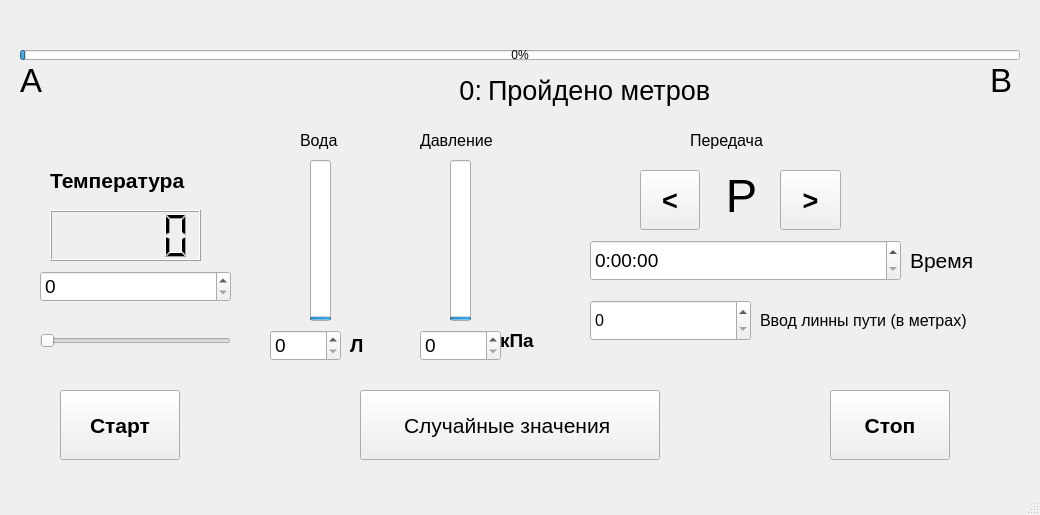
<?xml version="1.0" encoding="UTF-8"?>
<ui version="4.0">
 <class>secondwindow</class>
 <widget class="QMainWindow" name="secondwindow">
  <property name="geometry">
   <rect>
    <x>0</x>
    <y>0</y>
    <width>1040</width>
    <height>515</height>
   </rect>
  </property>
  <property name="minimumSize">
   <size>
    <width>1040</width>
    <height>515</height>
   </size>
  </property>
  <property name="maximumSize">
   <size>
    <width>1040</width>
    <height>515</height>
   </size>
  </property>
  <property name="windowTitle">
   <string>MainWindow</string>
  </property>
  <property name="toolButtonStyle">
   <enum>Qt::ToolButtonTextOnly</enum>
  </property>
  <widget class="QWidget" name="centralwidget">
   <widget class="QLCDNumber" name="tempview">
    <property name="geometry">
     <rect>
      <x>50</x>
      <y>210</y>
      <width>151</width>
      <height>51</height>
     </rect>
    </property>
    <property name="minimumSize">
     <size>
      <width>20</width>
      <height>20</height>
     </size>
    </property>
    <property name="baseSize">
     <size>
      <width>5</width>
      <height>5</height>
     </size>
    </property>
    <property name="font">
     <font>
      <pointsize>40</pointsize>
      <weight>75</weight>
      <bold>true</bold>
      <stylestrategy>NoAntialias</stylestrategy>
     </font>
    </property>
   </widget>
   <widget class="QSlider" name="horizontalSlider">
    <property name="geometry">
     <rect>
      <x>40</x>
      <y>320</y>
      <width>191</width>
      <height>41</height>
     </rect>
    </property>
    <property name="maximum">
     <number>1600</number>
    </property>
    <property name="orientation">
     <enum>Qt::Horizontal</enum>
    </property>
   </widget>
   <widget class="QLabel" name="label">
    <property name="geometry">
     <rect>
      <x>50</x>
      <y>150</y>
      <width>181</width>
      <height>61</height>
     </rect>
    </property>
    <property name="font">
     <font>
      <pointsize>16</pointsize>
      <weight>75</weight>
      <bold>true</bold>
     </font>
    </property>
    <property name="text">
     <string>Температура</string>
    </property>
   </widget>
   <widget class="QProgressBar" name="progressBar">
    <property name="geometry">
     <rect>
      <x>310</x>
      <y>160</y>
      <width>21</width>
      <height>161</height>
     </rect>
    </property>
    <property name="sizePolicy">
     <sizepolicy hsizetype="Fixed" vsizetype="Fixed">
      <horstretch>0</horstretch>
      <verstretch>0</verstretch>
     </sizepolicy>
    </property>
    <property name="minimumSize">
     <size>
      <width>10</width>
      <height>100</height>
     </size>
    </property>
    <property name="styleSheet">
     <string notr="true">gridline-color: rgb(0, 0, 255);</string>
    </property>
    <property name="maximum">
     <number>1000</number>
    </property>
    <property name="value">
     <number>1</number>
    </property>
    <property name="orientation">
     <enum>Qt::Vertical</enum>
    </property>
   </widget>
   <widget class="QProgressBar" name="progressBar_2">
    <property name="geometry">
     <rect>
      <x>450</x>
      <y>160</y>
      <width>21</width>
      <height>161</height>
     </rect>
    </property>
    <property name="sizePolicy">
     <sizepolicy hsizetype="Fixed" vsizetype="Fixed">
      <horstretch>0</horstretch>
      <verstretch>0</verstretch>
     </sizepolicy>
    </property>
    <property name="minimumSize">
     <size>
      <width>10</width>
      <height>100</height>
     </size>
    </property>
    <property name="styleSheet">
     <string notr="true">gridline-color: rgb(0, 0, 255);</string>
    </property>
    <property name="maximum">
     <number>1000</number>
    </property>
    <property name="value">
     <number>1</number>
    </property>
    <property name="orientation">
     <enum>Qt::Vertical</enum>
    </property>
   </widget>
   <widget class="QSpinBox" name="spinBox_temp">
    <property name="geometry">
     <rect>
      <x>40</x>
      <y>271</y>
      <width>191</width>
      <height>31</height>
     </rect>
    </property>
    <property name="font">
     <font>
      <pointsize>14</pointsize>
     </font>
    </property>
    <property name="maximum">
     <number>1600</number>
    </property>
   </widget>
   <widget class="QLabel" name="marker">
    <property name="geometry">
     <rect>
      <x>0</x>
      <y>10</y>
      <width>20</width>
      <height>40</height>
     </rect>
    </property>
    <property name="text">
     <string/>
    </property>
    <property name="pixmap">
     <pixmap>../../Users/Пользователь/Desktop/маяк44.png</pixmap>
    </property>
   </widget>
   <widget class="QProgressBar" name="progressBar_3">
    <property name="geometry">
     <rect>
      <x>20</x>
      <y>50</y>
      <width>1000</width>
      <height>10</height>
     </rect>
    </property>
    <property name="maximum">
     <number>100000</number>
    </property>
    <property name="value">
     <number>500</number>
    </property>
    <property name="orientation">
     <enum>Qt::Horizontal</enum>
    </property>
   </widget>
   <widget class="QSpinBox" name="spinBox_road">
    <property name="geometry">
     <rect>
      <x>590</x>
      <y>300</y>
      <width>161</width>
      <height>41</height>
     </rect>
    </property>
    <property name="font">
     <font>
      <pointsize>12</pointsize>
     </font>
    </property>
    <property name="maximum">
     <number>100000</number>
    </property>
   </widget>
   <widget class="QSpinBox" name="spinBox_water">
    <property name="geometry">
     <rect>
      <x>270</x>
      <y>330</y>
      <width>71</width>
      <height>31</height>
     </rect>
    </property>
    <property name="font">
     <font>
      <pointsize>14</pointsize>
     </font>
    </property>
    <property name="maximum">
     <number>1000</number>
    </property>
   </widget>
   <widget class="QSpinBox" name="spinBox_pressure">
    <property name="geometry">
     <rect>
      <x>420</x>
      <y>330</y>
      <width>81</width>
      <height>31</height>
     </rect>
    </property>
    <property name="font">
     <font>
      <pointsize>14</pointsize>
     </font>
    </property>
    <property name="maximum">
     <number>1500</number>
    </property>
   </widget>
   <widget class="QLabel" name="label_2">
    <property name="geometry">
     <rect>
      <x>20</x>
      <y>60</y>
      <width>47</width>
      <height>41</height>
     </rect>
    </property>
    <property name="font">
     <font>
      <pointsize>25</pointsize>
     </font>
    </property>
    <property name="text">
     <string>A</string>
    </property>
   </widget>
   <widget class="QLabel" name="label_3">
    <property name="geometry">
     <rect>
      <x>990</x>
      <y>60</y>
      <width>47</width>
      <height>41</height>
     </rect>
    </property>
    <property name="font">
     <font>
      <pointsize>25</pointsize>
     </font>
    </property>
    <property name="text">
     <string>B</string>
    </property>
   </widget>
   <widget class="QPushButton" name="startButton">
    <property name="enabled">
     <bool>true</bool>
    </property>
    <property name="geometry">
     <rect>
      <x>60</x>
      <y>390</y>
      <width>120</width>
      <height>70</height>
     </rect>
    </property>
    <property name="font">
     <font>
      <pointsize>16</pointsize>
      <weight>75</weight>
      <bold>true</bold>
     </font>
    </property>
    <property name="text">
     <string>Старт</string>
    </property>
   </widget>
   <widget class="QPushButton" name="randomButton">
    <property name="geometry">
     <rect>
      <x>360</x>
      <y>390</y>
      <width>300</width>
      <height>70</height>
     </rect>
    </property>
    <property name="font">
     <font>
      <pointsize>16</pointsize>
      <weight>50</weight>
      <bold>false</bold>
     </font>
    </property>
    <property name="text">
     <string>Случайные значения </string>
    </property>
   </widget>
   <widget class="QPushButton" name="endButton">
    <property name="geometry">
     <rect>
      <x>830</x>
      <y>390</y>
      <width>120</width>
      <height>70</height>
     </rect>
    </property>
    <property name="font">
     <font>
      <pointsize>16</pointsize>
      <weight>75</weight>
      <bold>true</bold>
     </font>
    </property>
    <property name="text">
     <string>Стоп</string>
    </property>
   </widget>
   <widget class="QTimeEdit" name="timeEdit">
    <property name="geometry">
     <rect>
      <x>590</x>
      <y>240</y>
      <width>311</width>
      <height>41</height>
     </rect>
    </property>
    <property name="font">
     <font>
      <pointsize>14</pointsize>
     </font>
    </property>
    <property name="currentSection">
     <enum>QDateTimeEdit::HourSection</enum>
    </property>
    <property name="displayFormat">
     <string>H:mm:ss</string>
    </property>
    <property name="time">
     <time>
      <hour>0</hour>
      <minute>0</minute>
      <second>0</second>
     </time>
    </property>
   </widget>
   <widget class="QLabel" name="label_4">
    <property name="geometry">
     <rect>
      <x>760</x>
      <y>310</y>
      <width>261</width>
      <height>21</height>
     </rect>
    </property>
    <property name="font">
     <font>
      <pointsize>12</pointsize>
     </font>
    </property>
    <property name="text">
     <string>Ввод линны пути (в метрах)</string>
    </property>
   </widget>
   <widget class="QLabel" name="label_5">
    <property name="geometry">
     <rect>
      <x>420</x>
      <y>130</y>
      <width>111</width>
      <height>21</height>
     </rect>
    </property>
    <property name="font">
     <font>
      <pointsize>12</pointsize>
     </font>
    </property>
    <property name="text">
     <string>Давление</string>
    </property>
   </widget>
   <widget class="QLabel" name="label_6">
    <property name="geometry">
     <rect>
      <x>300</x>
      <y>130</y>
      <width>51</width>
      <height>20</height>
     </rect>
    </property>
    <property name="font">
     <font>
      <pointsize>12</pointsize>
     </font>
    </property>
    <property name="text">
     <string>Вода</string>
    </property>
   </widget>
   <widget class="QLabel" name="label_8">
    <property name="geometry">
     <rect>
      <x>910</x>
      <y>240</y>
      <width>91</width>
      <height>41</height>
     </rect>
    </property>
    <property name="font">
     <font>
      <pointsize>16</pointsize>
     </font>
    </property>
    <property name="text">
     <string>Время</string>
    </property>
   </widget>
   <widget class="QWidget" name="horizontalLayoutWidget">
    <property name="geometry">
     <rect>
      <x>260</x>
      <y>60</y>
      <width>451</width>
      <height>61</height>
     </rect>
    </property>
    <layout class="QHBoxLayout" name="horizontalLayout">
     <item>
      <widget class="QLabel" name="label_road">
       <property name="font">
        <font>
         <pointsize>20</pointsize>
        </font>
       </property>
       <property name="text">
        <string>0:</string>
       </property>
       <property name="alignment">
        <set>Qt::AlignRight|Qt::AlignTrailing|Qt::AlignVCenter</set>
       </property>
      </widget>
     </item>
     <item>
      <widget class="QLabel" name="label_7">
       <property name="font">
        <font>
         <pointsize>20</pointsize>
        </font>
       </property>
       <property name="text">
        <string>Пройдено метров</string>
       </property>
      </widget>
     </item>
    </layout>
   </widget>
   <widget class="QToolButton" name="toolButton_2">
    <property name="geometry">
     <rect>
      <x>640</x>
      <y>170</y>
      <width>60</width>
      <height>60</height>
     </rect>
    </property>
    <property name="font">
     <font>
      <pointsize>20</pointsize>
      <weight>75</weight>
      <bold>true</bold>
     </font>
    </property>
    <property name="text">
     <string>&lt;</string>
    </property>
   </widget>
   <widget class="QToolButton" name="toolButton_1">
    <property name="geometry">
     <rect>
      <x>780</x>
      <y>170</y>
      <width>61</width>
      <height>60</height>
     </rect>
    </property>
    <property name="font">
     <font>
      <pointsize>20</pointsize>
      <weight>75</weight>
      <bold>true</bold>
     </font>
    </property>
    <property name="text">
     <string>&gt;</string>
    </property>
   </widget>
   <widget class="QLabel" name="label_peredach">
    <property name="geometry">
     <rect>
      <x>706</x>
      <y>160</y>
      <width>71</width>
      <height>71</height>
     </rect>
    </property>
    <property name="font">
     <font>
      <pointsize>35</pointsize>
     </font>
    </property>
    <property name="text">
     <string>P</string>
    </property>
    <property name="alignment">
     <set>Qt::AlignCenter</set>
    </property>
   </widget>
   <widget class="QLabel" name="label_9">
    <property name="geometry">
     <rect>
      <x>350</x>
      <y>330</y>
      <width>31</width>
      <height>31</height>
     </rect>
    </property>
    <property name="font">
     <font>
      <pointsize>14</pointsize>
      <weight>75</weight>
      <bold>true</bold>
     </font>
    </property>
    <property name="text">
     <string>Л</string>
    </property>
   </widget>
   <widget class="QLabel" name="label_10">
    <property name="geometry">
     <rect>
      <x>500</x>
      <y>330</y>
      <width>51</width>
      <height>21</height>
     </rect>
    </property>
    <property name="font">
     <font>
      <pointsize>14</pointsize>
      <weight>75</weight>
      <bold>true</bold>
     </font>
    </property>
    <property name="text">
     <string>кПа</string>
    </property>
   </widget>
   <widget class="QLabel" name="label_11">
    <property name="geometry">
     <rect>
      <x>690</x>
      <y>130</y>
      <width>111</width>
      <height>21</height>
     </rect>
    </property>
    <property name="font">
     <font>
      <pointsize>12</pointsize>
     </font>
    </property>
    <property name="text">
     <string>Передача</string>
    </property>
   </widget>
  </widget>
  <widget class="QMenuBar" name="menubar">
   <property name="geometry">
    <rect>
     <x>0</x>
     <y>0</y>
     <width>1040</width>
     <height>26</height>
    </rect>
   </property>
  </widget>
  <widget class="QStatusBar" name="statusbar"/>
 </widget>
 <resources/>
 <connections/>
</ui>
